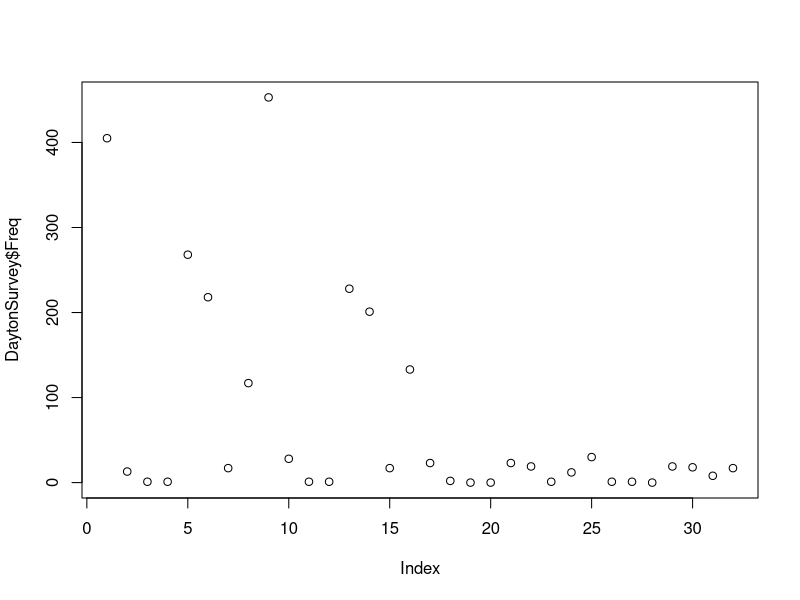
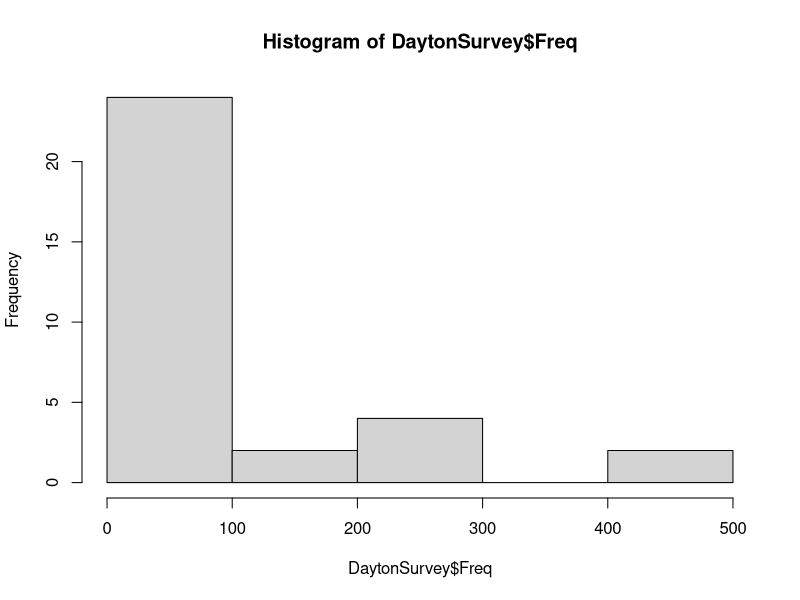

These charts were generated, in order, by the following R code:
## ---- chunk 1

library(vcdExtra)
head(DaytonSurvey)

## ---- chunk 2

plot(DaytonSurvey$Freq)

## ---- chunk 3
hist(DaytonSurvey$Freq)
## ---- chunk 4
library(psych)
describe(DaytonSurvey)
